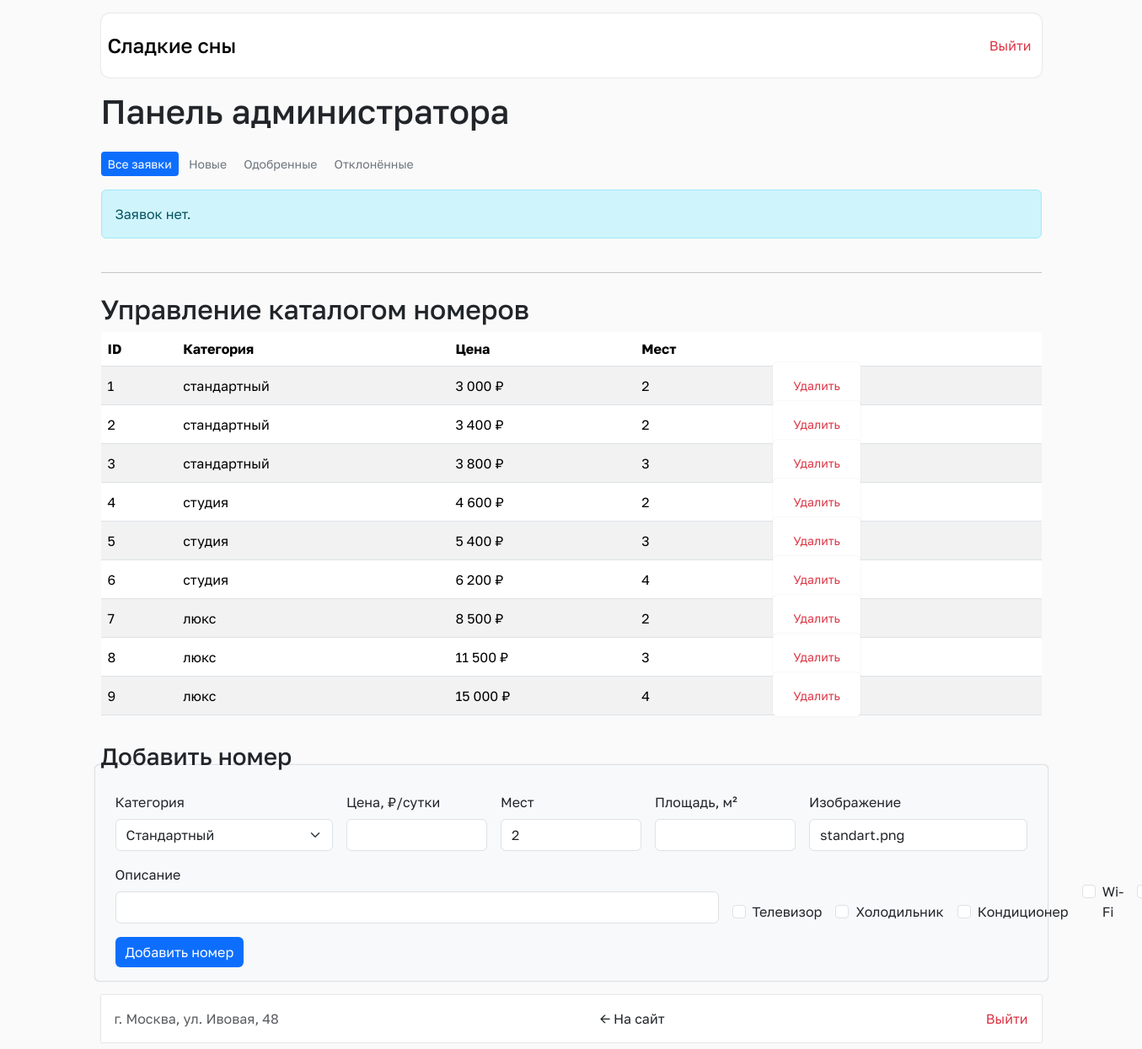
/admin.php (signed in), run on the app's committed database.
### tables this page shows
CREATE TABLE `rooms` (
  `id`          INT UNSIGNED NOT NULL AUTO_INCREMENT,
  `category`    ENUM('стандартный','студия','люкс') NOT NULL DEFAULT 'стандартный',
  `price`       DECIMAL(10,2) NOT NULL,
  `seats`       TINYINT UNSIGNED NOT NULL DEFAULT 1,
  `area`        DECIMAL(6,2) DEFAULT NULL,
  `has_ac`      TINYINT(1) NOT NULL DEFAULT 0,      
  `has_tv`      TINYINT(1) NOT NULL DEFAULT 0,      
  `has_fridge`  TINYINT(1) NOT NULL DEFAULT 0,      
  `has_wifi`    TINYINT(1) NOT NULL DEFAULT 0,      
  `has_minibar` TINYINT(1) NOT NULL DEFAULT 0,      
  `description` TEXT,
  `image`       VARCHAR(255) DEFAULT NULL,
  PRIMARY KEY (`id`),
  KEY `idx_category` (`category`),
  KEY `idx_price` (`price`)
);

### config.php (called while the page is built, shortened)
<?php
function e($value)
{
    return htmlspecialchars((string)$value, ENT_QUOTES, 'UTF-8');
}

### admin.php (the view, shortened to what this page needs)
<?php
require_once __DIR__ . '/config.php';
$pdo = db();
$statusFilter = (string)(isset($_GET['status']) ? $_GET['status'] : '');
if (!in_array($statusFilter, ['Новая', 'Одобрена', 'Отклонена'], true)) {
    $statusFilter = '';
}
$sql = "SELECT b.*, r.category AS room_category, r.price AS room_price, r.image AS room_image
        FROM bookings b
        JOIN rooms r ON r.id = b.room_id";
$params = [];
$sql .= " ORDER BY b.created_at DESC, b.id DESC";
$st = $pdo->prepare($sql);
$st->execute($params);
$bookings = $st->fetchAll();
$rooms = $pdo->query('SELECT * FROM rooms ORDER BY category, price')->fetchAll();
?>
<!doctype html>
<html lang="ru">
<head>
    <link rel="stylesheet" href="css/bootstrap.min.css">
    <link rel="stylesheet" href="css/index.css">
</head>
<body class="container">
<header class="d-flex flex-wrap justify-content-center py-3 align-items-center">
    <a href="index.php" class="d-flex align-items-center mb-3 mb-md-0 me-md-auto link-body-emphasis text-decoration-none">
        <span class="fs-4 mx-2 fw-medium">Сладкие сны</span>
    </a>
    <a href="logout.php" class="btn btn-outline-danger my-1">Выйти</a>
</header>
<main>
    <div class="d-flex justify-content-between flex-wrap align-items-center">
        <h1>Панель администратора</h1>
    </div>
    <div class="my-3">
        <a href="admin.php" class="btn btn-sm <?php echo $statusFilter === '' ? 'btn-primary' : 'btn-outline-secondary'; ?>">Все заявки</a>
        <a href="admin.php?status=Новая" class="btn btn-sm <?php echo $statusFilter === 'Новая' ? 'btn-primary' : 'btn-outline-secondary'; ?>">Новые</a>
        <a href="admin.php?status=Одобрена" class="btn btn-sm <?php echo $statusFilter === 'Одобрена' ? 'btn-primary' : 'btn-outline-secondary'; ?>">Одобренные</a>
        <a href="admin.php?status=Отклонена" class="btn btn-sm <?php echo $statusFilter === 'Отклонена' ? 'btn-primary' : 'btn-outline-secondary'; ?>">Отклонённые</a>
    </div>
    <?php if (count($bookings) === 0): ?>
        <div class="alert alert-info">Заявок нет.</div>
    <?php endif; ?>
    <hr class="my-4">
    <h2>Управление каталогом номеров</h2>
    <div class="table-responsive">
        <table class="table table-striped align-middle">
            <thead>
                <tr>
                    <th>ID</th><th>Категория</th><th>Цена</th><th>Мест</th><th></th>
                </tr>
            </thead>
            <tbody>
            <?php foreach ($rooms as $r): ?>
                <tr>
                    <td><?php echo (int)$r['id']; ?></td>
                    <td><?php echo e(ucfirst($r['category'])); ?></td>
                    <td><?php echo e(number_format((float)$r['price'], 0, '.', ' ')); ?> ₽</td>
                    <td><?php echo (int)$r['seats']; ?></td>
                    <td>
                        <form method="post" action="admin.php" style="display:inline;">
                            <button name="action" value="delete_room" class="btn btn-sm btn-outline-danger"
                                    onclick="return confirm('Удалить номер #<?php echo (int)$r['id']; ?>?');">Удалить</button>
                        </form>
                    </td>
                </tr>
            <?php endforeach; ?>
            </tbody>
        </table>
    </div>
    <h3 class="mt-3">Добавить номер</h3>
    <form method="post" action="admin.php" class="row g-3 border rounded p-3 bg-light">
        <div class="col-md-3">
            <label class="form-label">Категория</label>
            <select name="category" class="form-select">
                <option value="стандартный">Стандартный</option>
            </select>
        </div>
        <div class="col-md-2">
            <label class="form-label">Цена, ₽/сутки</label>
            <input type="number" min="0" name="price" class="form-control" required>
        </div>
        <div class="col-md-2">
            <label class="form-label">Мест</label>
            <input type="number" min="1" name="seats" class="form-control" value="2" required>
        </div>
        <div class="col-md-2">
            <label class="form-label">Площадь, м²</label>
            <input type="number" min="0" name="area" class="form-control">
        </div>
        <div class="col-md-3">
            <label class="form-label">Изображение</label>
            <input type="text" name="image" class="form-control" value="standart.png">
        </div>
        <div class="col-md-8">
            <label class="form-label">Описание</label>
            <input type="text" name="description" class="form-control">
        </div>
        <div class="col-md-4 d-flex align-items-end gap-3">
            <div class="form-check"><input class="form-check-input" type="checkbox" name="has_tv" value="1"><label class="form-check-label">Телевизор</label></div>
            <div class="form-check"><input class="form-check-input" type="checkbox" name="has_fridge" value="1"><label class="form-check-label">Холодильник</label></div>
            <div class="form-check"><input class="form-check-input" type="checkbox" name="has_ac" value="1"><label class="form-check-label">Кондиционер</label></div>
            <div class="form-check"><input class="form-check-input" type="checkbox" name="has_wifi" value="1"><label class="form-check-label">Wi-Fi</label></div>
            <div class="form-check"><input class="form-check-input" type="checkbox" name="has_minibar" value="1"><label class="form-check-label">Мини-бар</label></div>
        </div>
        <div class="col-12">
            <button class="btn btn-primary">Добавить номер</button>
        </div>
    </form>
</main>
<footer class="py-2 my-2">
    <ul class="nav justify-content-between align-items-center">
        <li class="nav-item"><span class="nav-link text-body-secondary">г. Москва, ул. Ивовая, 48</span></li>
        <li class="nav-item"><a href="index.php" class="nav-link">← На сайт</a></li>
        <li class="nav-item"><a href="logout.php" class="nav-link text-danger">Выйти</a></li>
    </ul>
</footer>
</body>
</html>

### css/index.css (style rules this page uses)
body { background: #FAFAFA; color: #212529; font-size: 16px; font-family: "Golos", sans-serif; }
header { margin: 1rem 0; border-radius: 10px; box-shadow: 0 0 2px 0 rgba(33, 37, 41, 0.25); background: rgb(255, 255, 255); }
footer { box-shadow: 0 0 2px 0 rgba(33, 37, 41, 0.25); background: rgb(255, 255, 255); }
.nav-link { color: #212529; }
.btn { border: none; }
form { padding: 1rem; border-radius: 5px; box-shadow: 0 0 1px 0 rgba(33, 37, 41, 0.25); background: rgb(255, 255, 255); margin: 1rem 0; transition: all .3s ease-in-out; }

### data on the page
rooms: id "1", category "стандартный", price "3 000", seats "2"
rooms: id "2", category "стандартный", price "3 400", seats "2"
rooms: id "3", category "стандартный", price "3 800", seats "3"
rooms: id "4", category "студия", price "4 600", seats "2"
rooms: id "5", category "студия", price "5 400", seats "3"
rooms: id "6", category "студия", price "6 200", seats "4"
rooms: id "7", category "люкс", price "8 500", seats "2"
rooms: id "8", category "люкс", price "11 500", seats "3"
rooms: id "9", category "люкс", price "15 000", seats "4"
